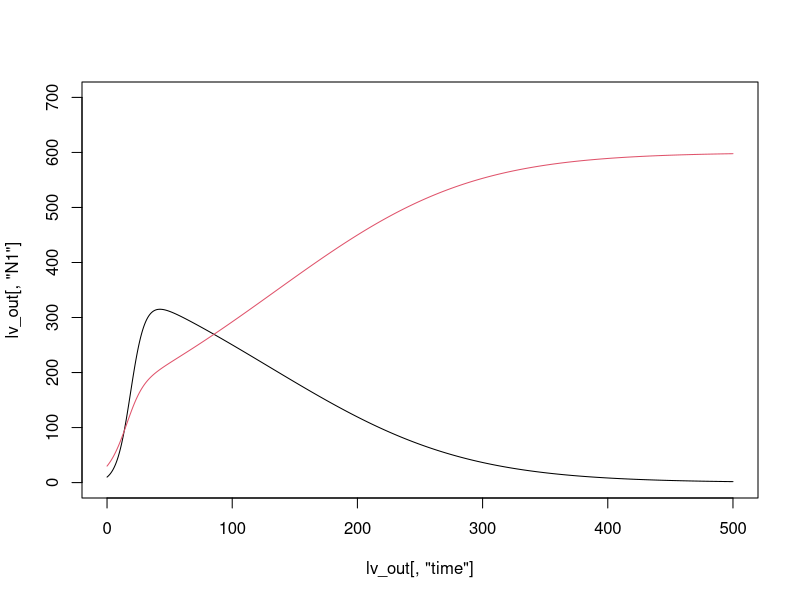
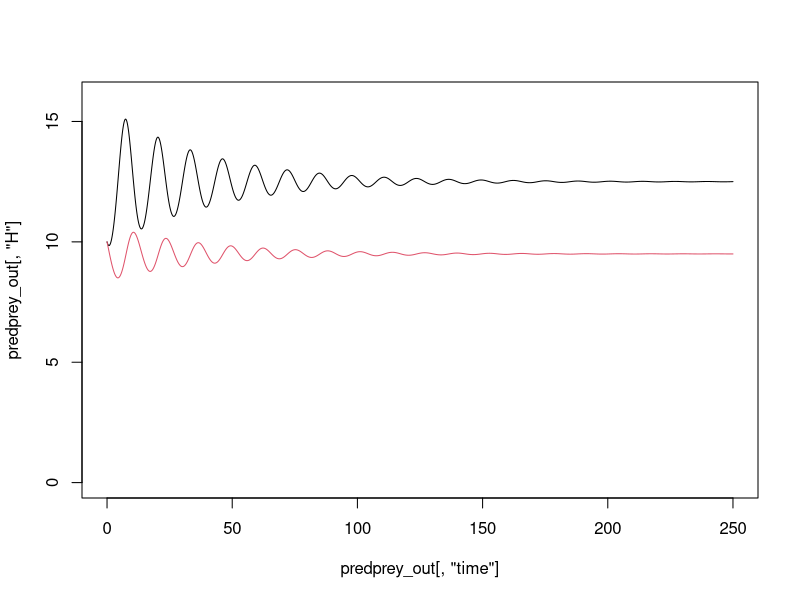

Source code (R) for these figures, in order:
## ---- chunk 1
knitr::opts_chunk$set(
  collapse = TRUE,
  comment = "#>"
)
## ---- chunk 2
# Hand-coding the Lotka-Volterra competition model
lotka_volterra_competition <- function(time, init, params) {
  with (as.list(c(time, init, params)), {
    # description of parameters
    # r1 = per capita growth rate of species 1
    # N1 = population size of species 1
    # K1 = carying capacity of species 1
    # a = relative per capita effect of species 2 on species 1
    # r2 = per capita growth rate of species 2
    # N2 = population size of species 2
    # K2 = carrying capacity of species 2
    # b = relative per capita effect of species 1 on species 2

    # Differential equations
    dN1 <- r1*N1*(1 - (N1 + a*N2)/K1)
    dN2 <- r2*N2*(1 - (N2 + b*N1)/K2)

    # Return dN1 and dN2
    return(list(c(dN1, dN2)))
  })
}
## ---- chunk 3
# define vectors of initial population sizes, time, and parameters
# define initial population sizes for the two species
init <- c(N1 = 10, N2 = 30)
time <- seq(0,500, by = 0.1)
# define the parameter vector -- note that the names should match
# the parameter names we used in the lotka_volterra_competition function above
params <- c(r1 = .2, r2 = .1, K1 = 500, K2 = 600, a = .9, b = 1.1)
## ---- chunk 4
lv_out <- deSolve::ode(func = lotka_volterra_competition,
                       y = init, times = time, parms = params)
# Plot model output
plot(lv_out[,"N1"]~lv_out[,"time"], type = "l", ylim = c(0, 700))
lines(lv_out[,"N2"]~lv_out[,"time"], type = "l", col = 2)
## ---- chunk 5
# Define the function
lv_predprey_logPrey <- function(time,init,pars) {
  with (as.list(c(time,init,pars)), {
    # description of parameters:
    # r = per capita growth rate (prey)
    # a = attack rate
    # e = conversion efficiency
    # d = predator death rate
    # K = carrying capacity of the prey

    dH = r*H*(1 - H/K) - (a*H*P)
    dP = e*(a*H*P) - d*P
    return(list(c(dH = dH, dP = dP)))

  })
}

# Define parameters and initial conditions
time <- seq(0, 250, 0.1)
init <- c(H = 10, P = 10)
params <- c(r = 1, K = 250, a = 0.1, e = 0.2, d = 0.25)

# Now, we are ready to run the mode:

predprey_out <- deSolve::ode(func = lv_predprey_logPrey,
                       y = init, times = time, parms = params)
# Plot model output
plot(predprey_out[,"H"]~predprey_out[,"time"], type = "l", ylim = c(0,16))
lines(predprey_out[,"P"]~predprey_out[,"time"], type = "l", col = 2)
